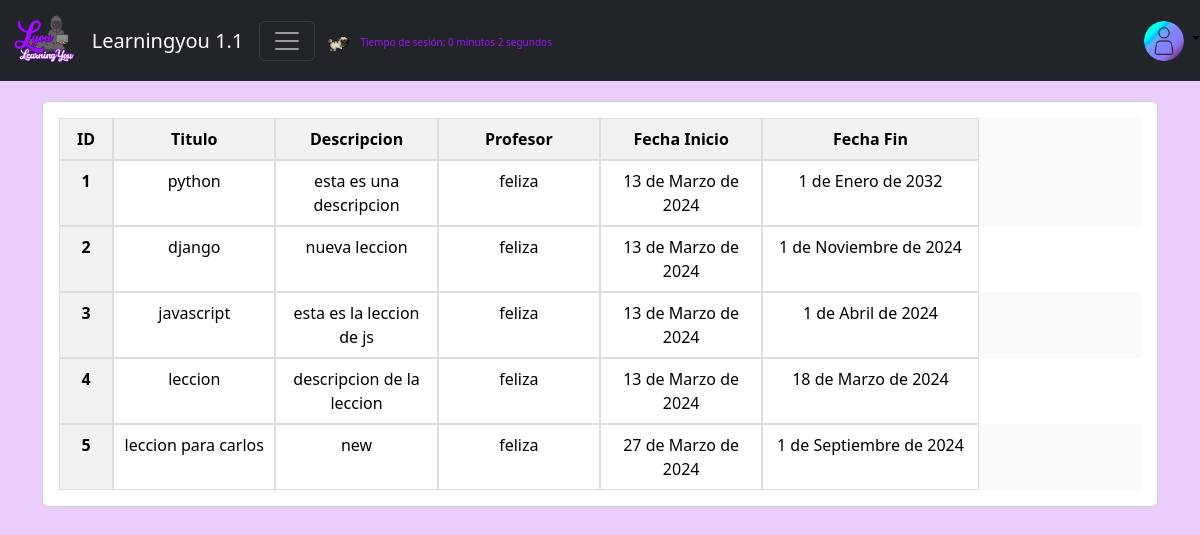
Screenshot of /cohorte/listar_leccion/ (signed in) with the database file from the repository.
### apps/cohorte/models.py (models this page shows, shortened)
class Leccion(models.Model):
    id = models.AutoField(primary_key=True)
    titulo = models.CharField('Titulo de la Lección',max_length=200, blank=False, null=False)
    descripcion = models.CharField('Descripcion',max_length=300, blank=False, null=False)
    fecha_inicio = models.DateField('fecha de inicio', auto_now=True, auto_now_add=False)
    fecha_fin  = models.DateField('Fecha de finalización', blank=False, null=False)
    estado = models.BooleanField("Estado", default = True)
    profesor = models.ForeignKey(Usuario, on_delete=models.CASCADE, related_name='lecciones')
    class Meta:
        verbose_name = 'Leccion'
        verbose_name_plural = 'Lecciones'
        ordering = ['-id']

### apps/usuario/models.py (models this page shows, shortened)
class Usuario(AbstractBaseUser):
    username = models.CharField("Nombre de Usuario",unique=True, max_length=50)
    email = models.EmailField('Correo Electrónico', max_length=254, unique =True)
    nombres = models.CharField('Nombres', max_length=200, blank= True, null =True)
    apellidos= models.CharField('Apellidos ', max_length=200, blank= True, null =True)
    imagen = models.ImageField('Imagen de Perfil', upload_to ='perfil/', height_field=None, width_field=None, max_length=200)
    usuario_activo = models.BooleanField(default = True)
    usuario_administrador = models.BooleanField(default = False)
    objects = UsuarioManager()
    rol = models.ForeignKey(Rol, on_delete=models.SET_NULL, null=True )
    USERNAME_FIELD  = 'username'
    REQUIRED_FIELDS = ['email', 'nombres']
    @property
    def is_staff(self):
        return self.usuario_administrador

### apps/cohorte/views.py (the view, shortened to what this page needs)
# urls.py: path('listar_leccion/', login_required(ListarLecciones.as_view()), name='listar_leccion' ),
class ListarLecciones(View):
    model = Leccion
    template_name = 'cohorte/leccion/listar_leccion.html'
    form_class = LeccionForm
    def get_queryset(self):
        return self.model.objects.filter(estado=True).order_by('id')
    def get_context_data(self, **kwargs):
        context = {}
        lecciones = self.get_queryset()
        context["lecciones"] = lecciones
        context["form"] = self.form_class()
        context["cohortes"] = Cohorte.objects.filter(leccion_id__in=lecciones).distinct()
        return context
    def get(self, request, *args, **kwargs):
            return render(request, self.template_name, self.get_context_data())

### apps/usuario/models.py (called while the page is built)
    def __str__(self):
        return self.rol

### templates/cohorte/leccion/listar_leccion.html (shortened to what this page needs)
{% extends "index.html" %}
{% block body %}
<head>
</head>
<main class="container mt-2">
    {% if lecciones %}
    <div class="talbe-stats order-table ov-h">
        <table class="card card-body table">
            <thead>
                <tr id="spc">
                    <th>ID</th>
                    <th>Titulo</th>
                    <th>Descripcion</th>
                    <th>Profesor</th>
                    <th>Fecha Inicio</th>
                    <th>Fecha Fin</th>
                </tr>
            </thead>
            <tbody>
                {% for leccion in lecciones %}
                <tr id="spc">
                    <th>{{ leccion.id }}</th>
                    <td>{{leccion.titulo}}</td>
                    <td>{{leccion.descripcion}}</td>
                    <td>
                        {{leccion.profesor.nombres}}
                    </td>
                    <td>{{leccion.fecha_inicio}}</td>
                    <td>{{leccion.fecha_fin}}</td>
                </tr>
                {% endfor %}
                {% endif %}
            </tbody>
        </table>
    </div>
</main>
{% endblock body %}

### static/css/styles.css (style rules this page uses)
.background-image { background-size: cover; background-position: center; background-repeat: no-repeat; }
#spc { display: flex; }
.talbe-stats th:first-child { width: 5%; }
.talbe-stats th:not(:first-child), .talbe-stats td:not(:first-child) { width: 15%; }
.talbe-stats th:last-child, .talbe-stats td:last-child { width: 20%; }
.talbe-stats { margin-top: 20px; overflow-x: auto; }
.talbe-stats table { width: 100%; border-collapse: collapse; }
.talbe-stats th, .talbe-stats td { padding: 8px; text-align: center; border: 1px solid #dddddd; }
.talbe-stats th { background-color: #f2f2f2; font-weight: bold; }
.talbe-stats tr:nth-child(odd) { background-color: #f9f9f9; }
.talbe-stats td:last-child { white-space: nowrap; text-align: center; }
.talbe-stats th, .talbe-stats td { width: 20%; }

### rows the page displays
Leccion: id "1", titulo "python", descripcion "esta es una descripcion", profesor.nombres "feliza", fecha_inicio "13 de Marzo de 2024", fecha_fin "1 de Enero de 2032"
Leccion: id "2", titulo "django", descripcion "nueva leccion", profesor.nombres "feliza", fecha_inicio "13 de Marzo de 2024", fecha_fin "1 de Noviembre de 2024"
Leccion: id "3", titulo "javascript", descripcion "esta es la leccion de js", profesor.nombres "feliza", fecha_inicio "13 de Marzo de 2024", fecha_fin "1 de Abril de 2024"
Leccion: id "4", titulo "leccion", descripcion "descripcion de la leccion", profesor.nombres "feliza", fecha_inicio "13 de Marzo de 2024", fecha_fin "18 de Marzo de 2024"
Leccion: id "5", titulo "leccion para carlos", descripcion "new", profesor.nombres "feliza", fecha_inicio "27 de Marzo de 2024", fecha_fin "1 de Septiembre de 2024"
